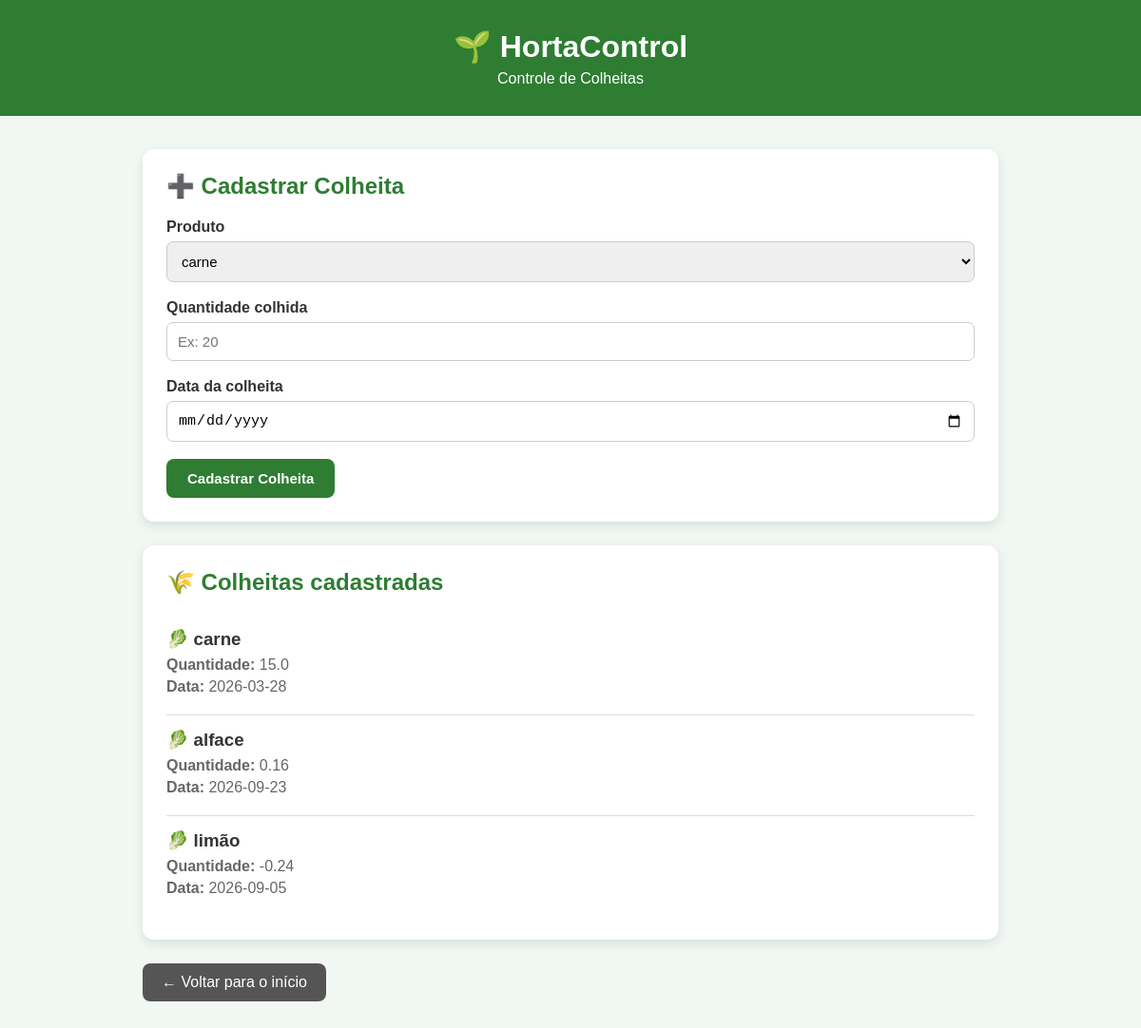
The app's page /colheitas with its own data.
### tables this page shows
CREATE TABLE colheita (
            id_colheita INTEGER PRIMARY KEY AUTOINCREMENT,
            id_produto INTEGER NOT NULL,
            quantidade REAL NOT NULL,
            data_colheita TEXT NOT NULL,
            FOREIGN KEY (id_produto) REFERENCES produto(id_produto)
        );

CREATE TABLE produto (
            id_produto INTEGER PRIMARY KEY AUTOINCREMENT,
            nome_produto TEXT NOT NULL,
            unidade_medida TEXT NOT NULL,
            preco_venda REAL NOT NULL
        );

### app.py (the view)
@app.route("/colheitas")
def colheitas():
    conexao = conectar()
    cursor = conexao.cursor()
    cursor.execute("""
        SELECT
            colheita.id_colheita,
            produto.nome_produto,
            colheita.quantidade,
            colheita.data_colheita
        FROM colheita
        INNER JOIN produto
        ON colheita.id_produto = produto.id_produto
    """)
    colheitas = cursor.fetchall()
    cursor.execute("SELECT * FROM produto")
    produtos = cursor.fetchall()
    conexao.close()
    return render_template(
        "colheitas.html",
        colheitas=colheitas,
        produtos=produtos
    )

### database.py (called while the page is built)
def conectar():
    return sqlite3.connect("banco.db")

### templates/colheitas.html (shortened to what this page needs)
<!DOCTYPE html>
<html lang="pt-br">
<head>
</head>
<body>
    <header>
        <h1>🌱 HortaControl</h1>
        <p>Controle de Colheitas</p>
    </header>
    <div class="container">
        <div class="formulario">
            <h2>➕ Cadastrar Colheita</h2>
            <form action="/colheitas/cadastrar" method="POST">
                <label>Produto</label>
                <select name="id_produto" required>
                    {% for produto in produtos %}
                        <option value="{{ produto[0] }}">
                            {{ produto[1] }}
                        </option>
                    {% endfor %}
                </select>
                <label>Quantidade colhida</label>
                <input
                    type="number"
                    name="quantidade"
                    step="0.01"
                    placeholder="Ex: 20"
                    required
                >
                <label>Data da colheita</label>
                <input
                    type="date"
                    name="data_colheita"
                    required
                >
                <button type="submit">
                    Cadastrar Colheita
                </button>
            </form>
        </div>
        <div class="lista">
            <h2>🌾 Colheitas cadastradas</h2>
            {% if colheitas %}
                {% for colheita in colheitas %}
                    <div class="colheita">
                        <h3>🥬 {{ colheita[1] }}</h3>
                        <p>
                            <strong>Quantidade:</strong>
                            {{ colheita[2] }}
                        </p>
                        <p>
                            <strong>Data:</strong>
                            {{ colheita[3] }}
                        </p>
                    </div>
                {% endfor %}
            {% else %}
                <p class="vazio">
                    Nenhuma colheita cadastrada.
                </p>
            {% endif %}
        </div>
        <a class="voltar" href="/">
            ← Voltar para o início
        </a>
    </div>
</body>
</html>

### templates/colheitas.html (style rules this page uses)
* { box-sizing: border-box; margin: 0; padding: 0; }
body { font-family: Arial, sans-serif; background: #f1f8f3; min-height: 100vh; }
header { background: #2e7d32; color: white; text-align: center; padding: 30px 20px; }
header h1 { font-size: 32px; margin-bottom: 6px; }
.container { width: 90%; max-width: 900px; margin: 35px auto; }
.formulario, .lista { background: white; padding: 25px; border-radius: 12px; box-shadow: 0 4px 12px rgba(0, 0, 0, 0.10); margin-bottom: 25px; }
h2 { color: #2e7d32; margin-bottom: 20px; }
label { display: block; margin-bottom: 6px; font-weight: bold; color: #333; }
select, input { width: 100%; padding: 11px; margin-bottom: 18px; border: 1px solid #ccc; border-radius: 7px; font-size: 15px; }
button { background: #2e7d32; color: white; border: none; padding: 12px 22px; border-radius: 8px; font-weight: bold; cursor: pointer; font-size: 15px; }
.colheita { border-bottom: 1px solid #ddd; padding: 15px 0; }
.colheita:last-child { border-bottom: none; }
.colheita h3 { color: #333; margin-bottom: 7px; }
.colheita p { color: #666; margin: 5px 0; }
.voltar { display: inline-block; background: #555; color: white; text-decoration: none; padding: 11px 20px; border-radius: 8px; }

### records on screen
colheita: nome_produto "carne", quantidade "15.0", data_colheita "2026-03-28"
colheita: nome_produto "alface", quantidade "0.16", data_colheita "2026-09-23"
colheita: nome_produto "limão", quantidade "-0.24", data_colheita "2026-09-05"

### other values on screen
form field id_produto "carne"
